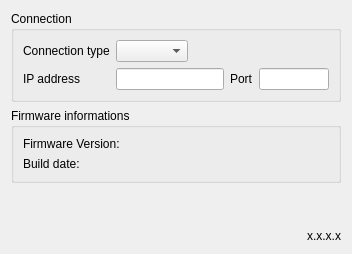
      <widget class="QWidget" name="tabSetup">
       <attribute name="title">
        <string>Setup</string>
       </attribute>
       <layout class="QVBoxLayout" name="verticalLayout_2">
        <item>
         <widget class="QGroupBox" name="groupBox_Connection">
          <property name="title">
           <string>Connection</string>
          </property>
          <layout class="QFormLayout" name="formLayout_2">
           <property name="fieldGrowthPolicy">
            <enum>QFormLayout::AllNonFixedFieldsGrow</enum>
           </property>
           <item row="0" column="0">
            <widget class="QLabel" name="label">
             <property name="text">
              <string>Connection type</string>
             </property>
            </widget>
           </item>
           <item row="0" column="1">
            <widget class="QComboBox" name="comboBox_ConnectionType">
             <property name="sizePolicy">
              <sizepolicy hsizetype="Fixed" vsizetype="Fixed">
               <horstretch>0</horstretch>
               <verstretch>0</verstretch>
              </sizepolicy>
             </property>
            </widget>
           </item>
           <item row="1" column="0">
            <widget class="QLabel" name="label_IPAddress">
             <property name="text">
              <string>IP address</string>
             </property>
            </widget>
           </item>
           <item row="1" column="1">
            <layout class="QHBoxLayout" name="horizontalLayout_2">
             <item>
              <widget class="QLineEdit" name="lineEdit_IPAddress">
               <property name="sizePolicy">
                <sizepolicy hsizetype="Expanding" vsizetype="Fixed">
                 <horstretch>5</horstretch>
                 <verstretch>0</verstretch>
                </sizepolicy>
               </property>
               <property name="text">
                <string/>
               </property>
              </widget>
             </item>
             <item>
              <widget class="QLabel" name="label_IPPort">
               <property name="text">
                <string>Port</string>
               </property>
              </widget>
             </item>
             <item>
              <widget class="QLineEdit" name="lineEdit_IPPort">
               <property name="sizePolicy">
                <sizepolicy hsizetype="Fixed" vsizetype="Fixed">
                 <horstretch>0</horstretch>
                 <verstretch>0</verstretch>
                </sizepolicy>
               </property>
               <property name="maximumSize">
                <size>
                 <width>70</width>
                 <height>16777215</height>
                </size>
               </property>
               <property name="text">
                <string/>
               </property>
              </widget>
             </item>
            </layout>
           </item>
          </layout>
         </widget>
        </item>
        <item>
         <widget class="QGroupBox" name="groupBox_FirmwareInfos">
          <property name="title">
           <string>Firmware informations</string>
          </property>
          <layout class="QFormLayout" name="formLayout_3">
           <property name="fieldGrowthPolicy">
            <enum>QFormLayout::AllNonFixedFieldsGrow</enum>
           </property>
           <item row="0" column="0">
            <widget class="QLabel" name="label_FirmwareVersion">
             <property name="text">
              <string>Firmware Version:</string>
             </property>
            </widget>
           </item>
           <item row="0" column="1">
            <widget class="QLabel" name="label_FirmwareVersionValue">
             <property name="font">
              <font>
               <weight>75</weight>
               <bold>true</bold>
              </font>
             </property>
             <property name="text">
              <string/>
             </property>
            </widget>
           </item>
           <item row="1" column="0">
            <widget class="QLabel" name="label_BuildDate">
             <property name="text">
              <string>Build date:</string>
             </property>
            </widget>
           </item>
           <item row="1" column="1">
            <widget class="QLabel" name="label_BuildDateValue">
             <property name="font">
              <font>
               <weight>75</weight>
               <bold>true</bold>
              </font>
             </property>
             <property name="text">
              <string/>
             </property>
            </widget>
           </item>
          </layout>
         </widget>
        </item>
        <item>
         <spacer name="verticalSpacer">
          <property name="orientation">
           <enum>Qt::Vertical</enum>
          </property>
          <property name="sizeHint" stdset="0">
           <size>
            <width>20</width>
            <height>40</height>
           </size>
          </property>
         </spacer>
        </item>
        <item>
         <widget class="QLabel" name="label_OGCCVersion">
          <property name="text">
           <string>x.x.x.x</string>
          </property>
          <property name="alignment">
           <set>Qt::AlignRight|Qt::AlignTrailing|Qt::AlignVCenter</set>
          </property>
         </widget>
        </item>
       </layout>
      </widget>
